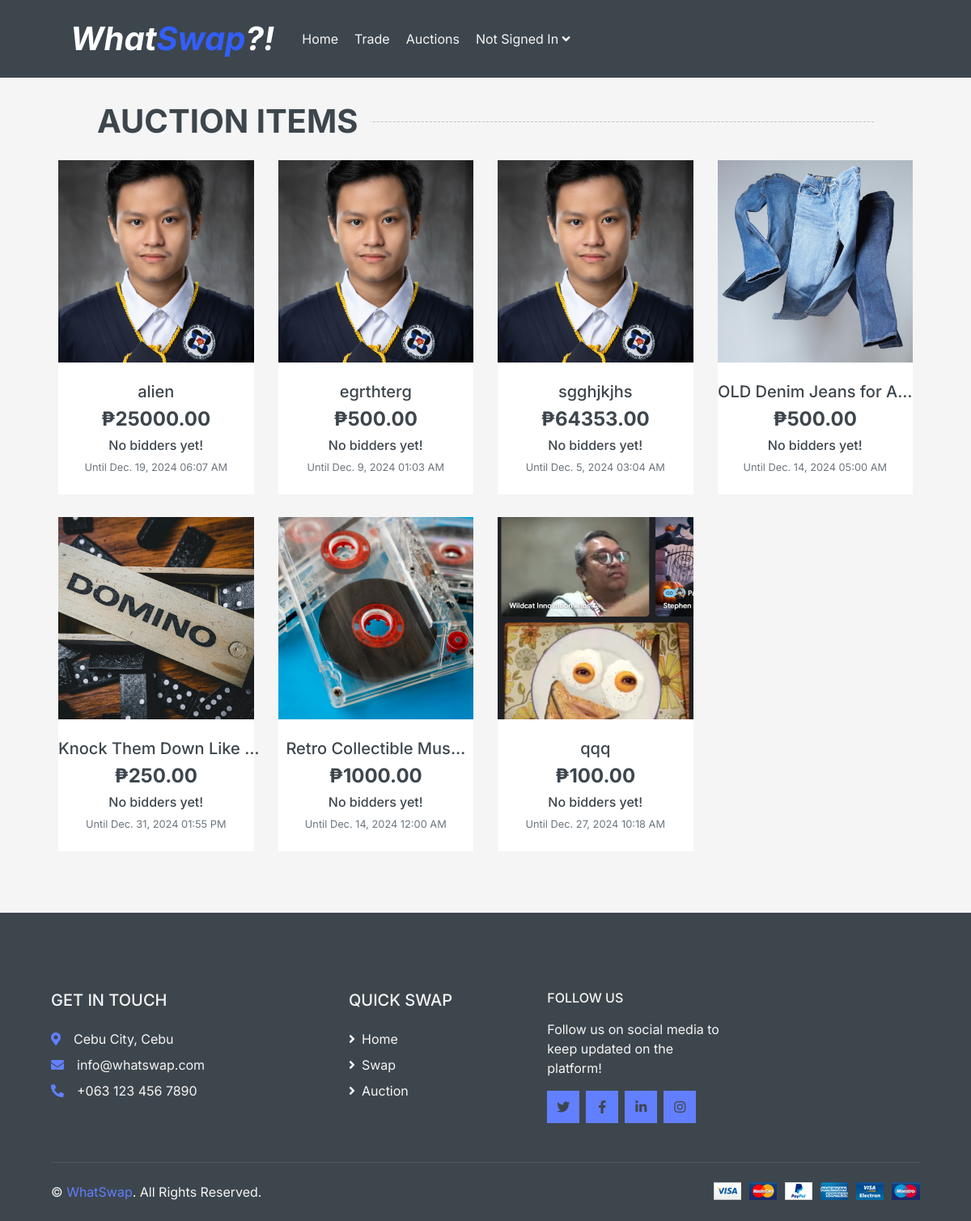
The app's page /auctions/, older data.
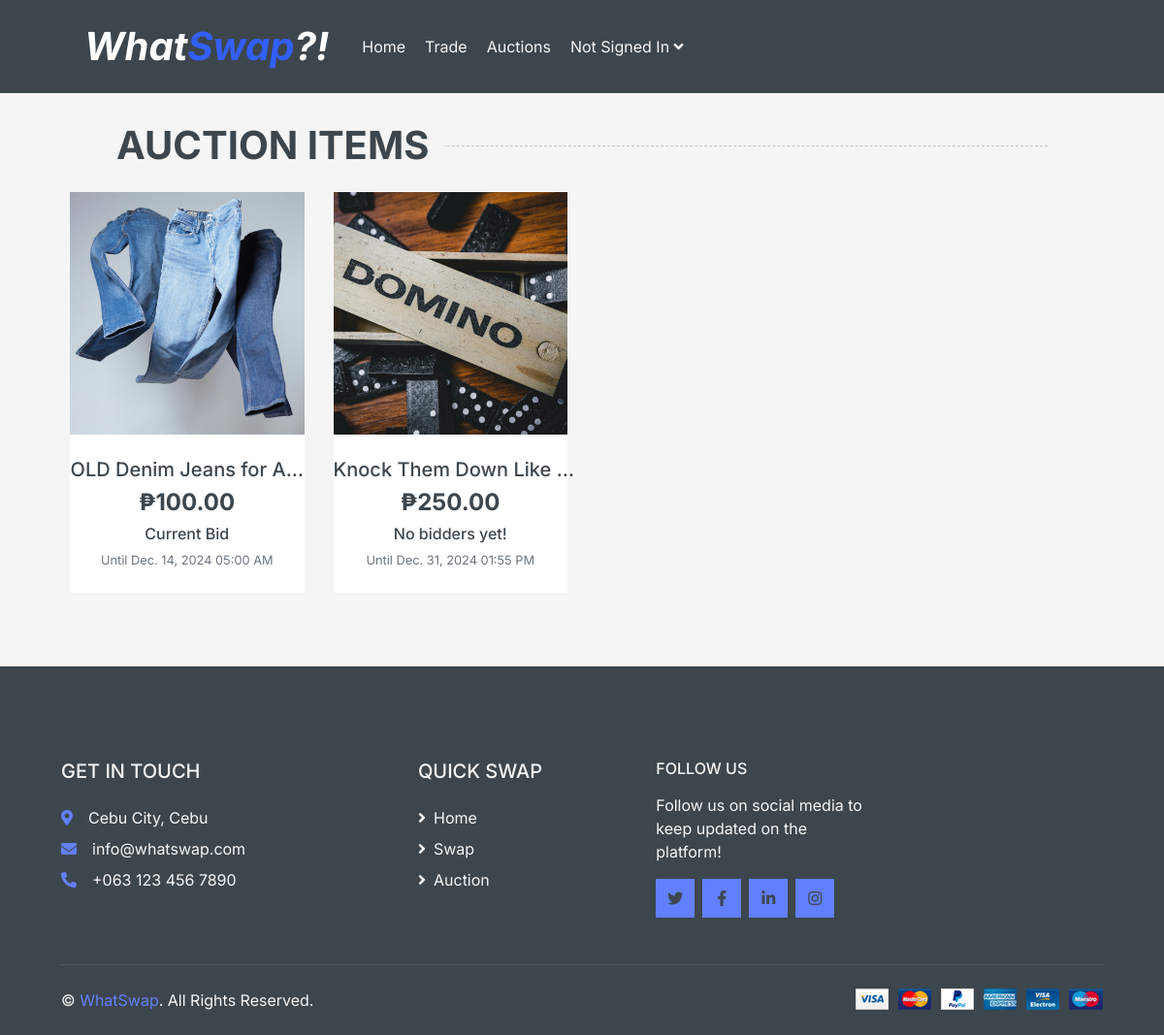
The same page, newer data.
### main/models.py (models this page shows, shortened)
class Auction(models.Model):
    auction_title = models.CharField(max_length = 100)
    auction_description = models.TextField(max_length = 500)
    is_deleted = models.BooleanField(default = False)
    start_date = models.DateTimeField(default = tz.now)
    end_date = models.DateTimeField(default = tz.now)
    minimum_bid = models.DecimalField(default = 0.0, max_digits = 10, decimal_places = 2)
    highest_bid = models.DecimalField(default = 0.0, max_digits = 10, decimal_places = 2)
    highest_bidder_id = models.ForeignKey(User, on_delete = models.CASCADE, null = True, blank = True)
    bid_increment = models.DecimalField(default = 1.0, max_digits = 10, decimal_places = 2)
    class AuctionStatus(models.TextChoices):
        NOT_STARTED = 'NOT STARTED'
        ONGOING = 'ONGOING'
        FINISHED = 'FINISHED'
        CANCELLED = 'CANCELLED'
    auction_status = models.CharField(
        max_length = 20,
        choices = AuctionStatus.choices,
        default = AuctionStatus.NOT_STARTED,
    )
    auction_item_id = models.ForeignKey(Item, on_delete = models.CASCADE)

class Item(models.Model):
    owner = models.ForeignKey(User, on_delete=models.CASCADE,null=True, blank = True)
    item_name = models.CharField(max_length=100)
    item_desc = models.TextField(max_length=1000)
    image_url = models.ImageField(upload_to="images/items/", default="images/default_item.jpg")
    created_at = models.DateTimeField(auto_now_add=True)

### main/views.py (the view)
# urls.py: path('auctions/', views.auction_browse, name='auction_browse'),
def auction_browse(request):
    auctionitems = Auction.objects.filter(is_deleted = False)
    return render(request,"auctions/browse.html", {'auctionitems' : auctionitems})

### templates/auctions/browse.html (shortened to what this page needs)
<head>
    <link href="https://cdn.jsdelivr.net/npm/bootstrap@5.3.3/dist/css/bootstrap.min.css" rel="stylesheet">
    {% include 'common/head.html' %}
</head>
<body>
    {% include "common/navbar.html"%}
    <div class="container-flex">
        <div class="row px-xl-4">
            <div class="container-fluid">
                <div class="row px-xl-5">
                    <div class="col-12">
                        <h1 class="section-title position-relative font-weight-bold text-uppercase mx-xl-5 mb-4"><span class="bg-secondary pr-3">
                            AUCTION ITEMS</span></h1>
                    </div>
                </div>
            </div>
            <div class="col-lg-12 col-md-12">
                <div class="row px-xl-5">
                {% for auctionitem in auctionitems %}
                    {% include "auctions/item.html" %}
                {% endfor %}
                </div>
            </div>
        </div>
    </div>
    {% include 'common/foot.html' %}
</body>

### templates/auctions/item.html (shortened to what this page needs)
  <div class="col-lg-3 col-md-6 col-sm-6 pb-1">
    <div class="product-item bg-light mb-4">
        <div class="product-img position-relative overflow-hidden">
            <div style=" width: 100%; height: 250px; overflow: hidden;">
              <img style="width: 100%; height: 100%; object-fit: cover;" src="{{auctionitem.auction_item_id.image_url.url}}" alt="">
            </div>
            <div class="product-action">
            </div>
        </div>
        <div class="text-center py-4">
            <a class="h5 text-decoration-none text-truncate" href="../auctions/auction_item/{{auctionitem.pk}}">
              {{ auctionitem.auction_title | truncatechars:22 }}</a>
            <div class=" align-items-center justify-content-center mt-2">
                  {% if auctionitem.highest_bid == 0 %}
                    <h4><b>₱{{ auctionitem.minimum_bid }}</b></h4>
                    <h6>No bidders yet!</h6>
                  {% else %}
                    <h4><b>₱{{ auctionitem.highest_bid }}</b></h4>
                    <h6>Current Bid</h6>
                  {% endif %}
            </div>
            <small>Until {{ auctionitem.end_date | date:'M. j, Y h:i A' }}</small>
        </div>
    </div>
</div>

Row changes from the older to the newer data that the page shows:
removed Auction: auction_item_id.image_url (picture), auction_title "alien", minimum_bid "25000.00", end_date "Dec. 19, 2024 06:07 AM"
removed Auction: auction_item_id.image_url (picture), auction_title "egrthterg", minimum_bid "500.00", end_date "Dec. 9, 2024 01:03 AM"
removed Auction: auction_item_id.image_url (picture), auction_title "sgghjkjhs", minimum_bid "64353.00", end_date "Dec. 5, 2024 03:04 AM"
no longer on this page (row edited): Auction: auction_item_id.image_url (picture), auction_title "Retro Collectible Mus…", minimum_bid "1000.00", end_date "Dec. 14, 2024 12:00 AM"
removed Auction: auction_item_id.image_url (picture), auction_title "qqq", minimum_bid "100.00", end_date "Dec. 27, 2024 10:18 AM"
changed Auction "Dec. 14, 2024 05:00 AM": highest_bid (not shown) → "100.00"; minimum_bid "500.00" → (not shown); highest_bid "No bidders yet!" → "Current Bid"
